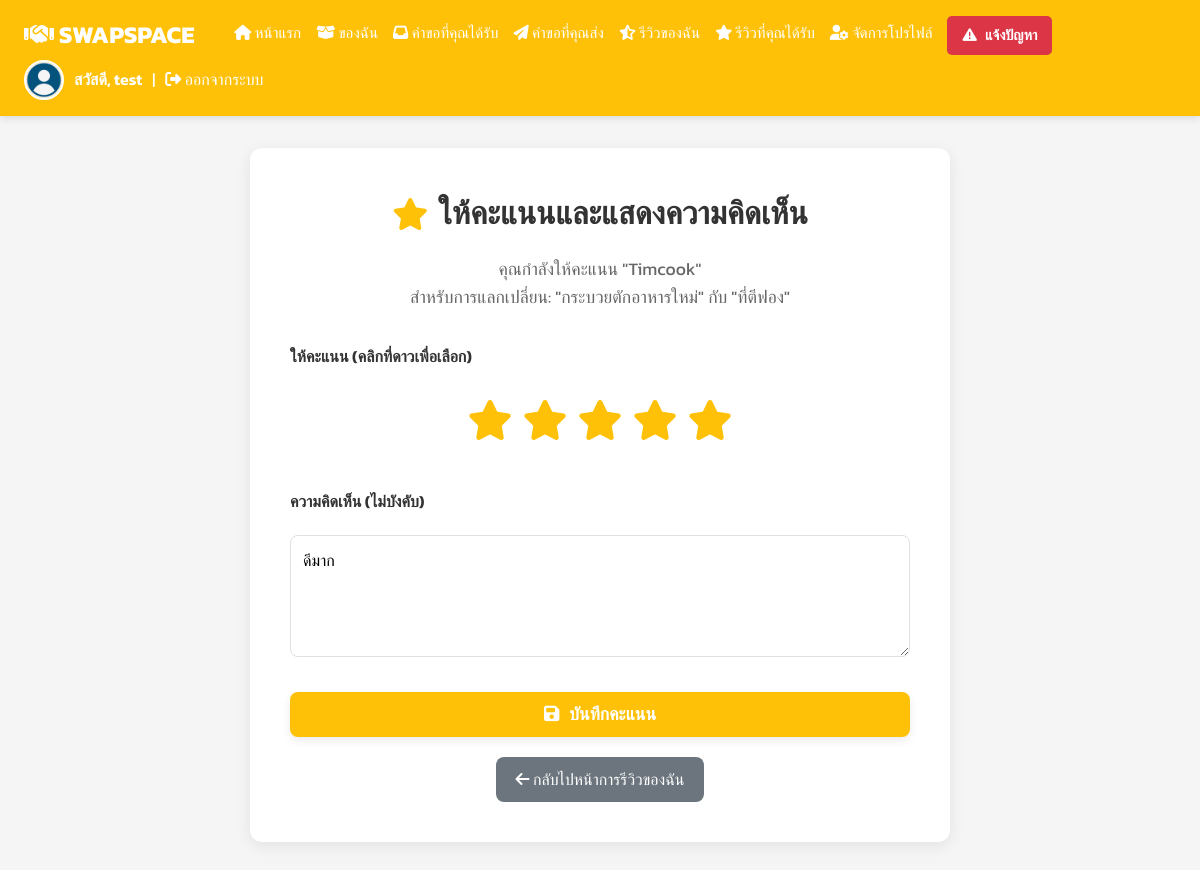
Page /user/rate_exchange.php?review_id=59 (signed in) on the committed database.
### tables this page shows
CREATE TABLE `reviews` (
  `id` int(11) NOT NULL,
  `exchange_id` int(11) NOT NULL,
  `reviewer_id` int(11) NOT NULL,
  `item_id` int(11) NOT NULL,
  `reviewee_id` int(11) NOT NULL,
  `rating` int(1) NOT NULL,
  `comment` text DEFAULT NULL,
  `date_rated` timestamp NULL DEFAULT NULL,
  `created_at` timestamp NOT NULL DEFAULT current_timestamp()
);

CREATE TABLE `users` (
  `id` int(11) NOT NULL,
  `username` varchar(50) DEFAULT NULL,
  `password` varchar(255) DEFAULT NULL,
  `verification_code` varchar(255) DEFAULT NULL,
  `verification_expires` int(11) DEFAULT NULL,
  `fullname` varchar(100) DEFAULT NULL,
  `email` varchar(100) DEFAULT NULL,
  `phone` varchar(20) DEFAULT NULL,
  `address` text DEFAULT NULL,
  `profile_image` varchar(255) DEFAULT NULL,
  `created_at` timestamp NOT NULL DEFAULT current_timestamp(),
  `role` enum('user','admin') NOT NULL DEFAULT 'user',
  `score` int(11) DEFAULT 0,
  `reset_token` varchar(255) DEFAULT NULL
);

CREATE TABLE `items` (
  `id` int(11) NOT NULL,
  `name` varchar(100) DEFAULT NULL,
  `category` varchar(50) DEFAULT NULL,
  `price` decimal(10,2) DEFAULT NULL,
  `estimated_price` decimal(10,2) DEFAULT NULL,
  `created_at` timestamp NOT NULL DEFAULT current_timestamp(),
  `owner_id` int(11) NOT NULL,
  `is_available` tinyint(1) DEFAULT 1,
  `description` text DEFAULT NULL,
  `condition_notes` text DEFAULT NULL,
  `purchase_year` int(4) DEFAULT NULL,
  `status` enum('แจกฟรี','แลกเปลี่ยน','ขายราคาถูก') NOT NULL DEFAULT 'แจกฟรี',
  `exchange_for` varchar(255) DEFAULT NULL,
  `contact_name` varchar(100) DEFAULT NULL,
  `contact_info` varchar(255) DEFAULT NULL,
  `location` varchar(255) DEFAULT NULL,
  `latitude` decimal(10,8) DEFAULT NULL,
  `longitude` decimal(11,8) DEFAULT NULL,
  `is_approved` tinyint(1) DEFAULT 0,
  `is_exchanged` tinyint(1) DEFAULT 0
);

### user/rate_exchange.php (the view, shortened to what this page needs)
<?php
$conn = new mysqli("localhost", "root", "", "item_exchange");
$userId = $_SESSION['user_id'];
$username = $_SESSION['username'];
$reviewId = isset($_GET['review_id']) ? intval($_GET['review_id']) : 0;
$stmtReview = $conn->prepare("
    SELECT r.id, r.exchange_id, r.reviewer_id, r.reviewee_id, r.rating, r.comment,
           er.item_owner_id, er.item_request_id,
           u_reviewee.fullname AS reviewee_name,
           item_req.name AS item_requester_name,
           item_owner.name AS item_owner_name
    FROM reviews r
    JOIN exchange_requests er ON r.exchange_id = er.id
    JOIN users u_reviewee ON r.reviewee_id = u_reviewee.id
    LEFT JOIN items item_req ON er.item_request_id = item_req.id
    LEFT JOIN items item_owner ON er.item_owner_id = item_owner.id
    WHERE r.id = ? AND r.reviewer_id = ?
");
$stmtReview->bind_param("ii", $reviewId, $userId);
$stmtReview->execute();
$resultReview = $stmtReview->get_result();
$reviewData = $resultReview->fetch_assoc();
$stmtUser = $conn->prepare("SELECT profile_image FROM users WHERE id = ?");
$stmtUser->bind_param("i", $userId);
$stmtUser->execute();
$resultUser = $stmtUser->get_result();
$user = $resultUser->fetch_assoc();
$profileImageHeader = (!empty($user['profile_image']) && file_exists("../uploads/profile/" . $user['profile_image']))
    ? "../uploads/profile/" . $user['profile_image']
    : "../uploads/profile/default.png";
?>
<!DOCTYPE html>
<html lang="th">
<head>
    <link rel="stylesheet" href="https://cdnjs.cloudflare.com/ajax/libs/font-awesome/6.5.0/css/all.min.css" />
</head>
<body>
<header>
    <div class="header-left">
        <strong><i class="fas fa-handshake"></i> SWAPSPACE</strong>
        <nav>
            <a href="main.php"><i class="fas fa-home"></i> หน้าแรก</a>
            <a href="my_items.php"><i class="fas fa-box-open"></i> ของฉัน</a>
            <a href="exchange_requests_received.php" class="nav-link-with-badge">
                <i class="fas fa-inbox"></i> คำขอที่คุณได้รับ
            </a>
            <a href="exchange_requests_sent.php"><i class="fas fa-paper-plane"></i> คำขอที่คุณส่ง</a>
            <a href="my_reviews.php"><i class="fas fa-star-half-alt"></i> รีวิวของฉัน</a>
            <a href="reviews_received.php"><i class="fas fa-star"></i> รีวิวที่คุณได้รับ</a>
            <a href="edit_profile.php"><i class="fas fa-user-cog"></i> จัดการโปรไฟล์</a>
            <a href="report_issue.php" class="report-button">
                <i class="fas fa-exclamation-triangle"></i> แจ้งปัญหา
            </a>
        </nav>
    </div>
    <div class="header-right">
        <img src="<?php echo htmlspecialchars($profileImageHeader); ?>" alt="รูปโปรไฟล์">
        <span>สวัสดี, <?php echo htmlspecialchars($username); ?></span> |
        <a href="../logout.php"><i class="fas fa-sign-out-alt"></i> ออกจากระบบ</a>
    </div>
</header>
<div class="container">
    <h2><i class="fas fa-star"></i> ให้คะแนนและแสดงความคิดเห็น</h2>
    <p class="review-info">คุณกำลังให้คะแนน "<?php echo htmlspecialchars($reviewData['reviewee_name']); ?>"<br>
    สำหรับการแลกเปลี่ยน: "<?php echo htmlspecialchars($reviewData['item_owner_name']); ?>"
    กับ "<?php echo htmlspecialchars($reviewData['item_requester_name']); ?>"</p>
    <form method="post">
        <label>ให้คะแนน (คลิกที่ดาวเพื่อเลือก)</label>
        <div class="star-rating">
            <input type="radio" id="star5" name="rating" value="5" <?php if ($reviewData['rating'] == 5) echo 'checked'; ?>><label for="star5" title="5 ดาว"><i class="fas fa-star"></i></label>
            <input type="radio" id="star4" name="rating" value="4" <?php if ($reviewData['rating'] == 4) echo 'checked'; ?>><label for="star4" title="4 ดาว"><i class="fas fa-star"></i></label>
            <input type="radio" id="star3" name="rating" value="3" <?php if ($reviewData['rating'] == 3) echo 'checked'; ?>><label for="star3" title="3 ดาว"><i class="fas fa-star"></i></label>
            <input type="radio" id="star2" name="rating" value="2" <?php if ($reviewData['rating'] == 2) echo 'checked'; ?>><label for="star2" title="2 ดาว"><i class="fas fa-star"></i></label>
            <input type="radio" id="star1" name="rating" value="1" <?php if ($reviewData['rating'] == 1) echo 'checked'; ?>><label for="star1" title="1 ดาว"><i class="fas fa-star"></i></label>
        </div>
        <label for="comment">ความคิดเห็น (ไม่บังคับ)</label>
        <textarea name="comment" id="comment" rows="4" placeholder="เขียนความคิดเห็นของคุณ..."><?php echo htmlspecialchars(isset($reviewData['comment']) ? $reviewData['comment'] : ''); ?></textarea>
        <button type="submit" name="save_rating">
            <i class="fas fa-save"></i> บันทึกคะแนน
        </button>
    </form>
    <a href="my_reviews.php" class="back-button">
        <i class="fas fa-arrow-left"></i> กลับไปหน้าการรีวิวของฉัน
    </a>
</div>
</body>
</html>

### user/rate_exchange.php (style rules this page uses)
:root { --primary-color: #FFC107; --primary-dark: #FFA000; --text-color: #333; --light-text-color: #666; --bg-light: #f5f5f5; --white: #fff; --shadow-medium: rgba(0,0,0,0.12); --success-color: #28a745; --danger-color: #dc3545; --info-color: #007bff; --border-color: #e0e0e0; }
* { box-sizing: border-box; margin: 0; padding: 0; }
body { font-family: 'Kanit', sans-serif; background: var(--bg-light); color: var(--text-color); line-height: 1.6; }
header { background: var(--primary-color); color: var(--white); padding: 1rem 1.5rem; display: flex; justify-content: space-between; align-items: center; flex-wrap: wrap; box-shadow: 0 2px 8px var(--shadow-medium); position: sticky; top: 0; z-index: 1000; }
header .header-left { display: flex; align-items: center; gap: 20px; flex-wrap: wrap; }
header .header-left strong { font-size: 1.5rem; font-weight: 700; white-space: nowrap; }
header nav { display: flex; flex-wrap: wrap; gap: 15px; margin-left: 20px; }
header nav a { color: var(--white); text-decoration: none; font-weight: 500; font-size: 0.95rem; padding: 5px 0; position: relative; transition: color 0.3s ease; }
header nav a::after { content: ''; position: absolute; width: 0; height: 2px; bottom: -5px; left: 0; background-color: var(--primary-dark); transition: width 0.3s ease-out; }
.nav-link-with-badge { position: relative; }
header .header-right { display: flex; align-items: center; gap: 10px; white-space: nowrap; margin-top: 5px; }
header .header-right img { width: 40px; height: 40px; border-radius: 50%; object-fit: cover; border: 2px solid var(--white); }
header .header-right span { font-weight: 600; font-size: 1rem; }
header .header-right a { color: var(--white); text-decoration: none; font-weight: 500; transition: color 0.3s ease; }
.report-button { display: inline-flex; align-items: center; padding: 8px 15px; background-color: var(--danger-color); color: var(--white); font-weight: 600; border-radius: 5px; text-decoration: none; font-size: 0.9rem; transition: background-color 0.3s ease; gap: 8px; white-space: nowrap; }
.container { max-width: 700px; margin: 2rem auto; padding: 2.5rem; background: var(--white); border-radius: 12px; box-shadow: 0 4px 15px rgba(0,0,0,0.08); text-align: center; }
h2 { font-size: 2rem; color: var(--text-color); margin-bottom: 1rem; font-weight: 700; display: flex; align-items: center; justify-content: center; gap: 10px; }
h2 i { color: var(--primary-color); }
p.review-info { font-size: 1.1rem; color: var(--light-text-color); margin-bottom: 2rem; }
form { display: flex; flex-direction: column; gap: 15px; text-align: left; }
label { display: block; margin-bottom: 5px; font-weight: 600; color: var(--text-color); font-size: 1rem; }
textarea { width: 100%; padding: 12px; border: 1px solid var(--border-color); border-radius: 8px; font-size: 1rem; font-family: 'Kanit', sans-serif; transition: border-color 0.3s ease, box-shadow 0.3s ease; resize: vertical; min-height: 100px; }
button[type="submit"] { margin-top: 20px; padding: 12px 20px; background: var(--primary-color); color: var(--white); font-size: 1.1rem; font-weight: 600; width: 100%; border: none; border-radius: 8px; cursor: pointer; transition: background 0.3s ease, transform 0.2s ease, box-shadow 0.3s ease; box-shadow: 0 4px 10px rgba(0,0,0,0.08); display: flex; align-items: center; justify-content: center; gap: 10px; }
.back-button { display: inline-block; margin-top: 20px; padding: 10px 20px; background-color: #6c757d; color: var(--white); border-radius: 8px; text-decoration: none; font-weight: 500; transition: background-color 0.3s ease; }
.star-rating { display: flex; justify-content: center; direction: rtl; margin-bottom: 1rem; }
.star-rating label { font-size: 2.5rem; color: #ccc; cursor: pointer; transition: color 0.2s ease; padding: 0 5px; }
.star-rating input[type="radio"]:checked ~ label, .star-rating label:hover, .star-rating label:hover ~ label { color: var(--primary-color); }

### rows in the picture
reviews: reviewee.fullname "Timcook", items.name "กระบวยตักอาหารใหม่", item.name "ที่ตีฟอง", comment "ดีมาก"

### other values in the picture
$username "test"
